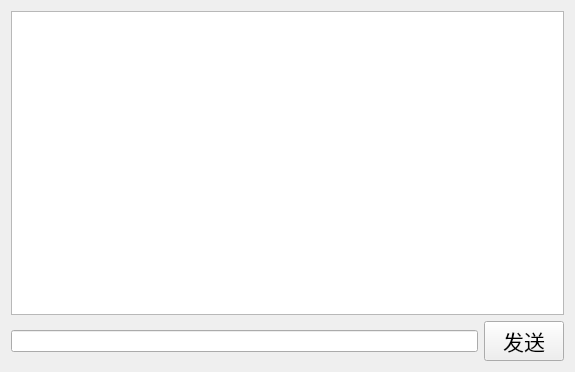
<?xml version="1.0" encoding="UTF-8"?>
<ui version="4.0">
 <class>Chat</class>
 <widget class="QWidget" name="Chat">
  <property name="geometry">
   <rect>
    <x>0</x>
    <y>0</y>
    <width>575</width>
    <height>372</height>
   </rect>
  </property>
  <property name="windowTitle">
   <string>Form</string>
  </property>
  <layout class="QVBoxLayout" name="verticalLayout">
   <item>
    <widget class="QTextEdit" name="show_TE">
     <property name="readOnly">
      <bool>true</bool>
     </property>
    </widget>
   </item>
   <item>
    <layout class="QHBoxLayout" name="horizontalLayout">
     <item>
      <widget class="QLineEdit" name="input_LE"/>
     </item>
     <item>
      <widget class="QPushButton" name="send_PB">
       <property name="font">
        <font>
         <family>Agency FB</family>
         <pointsize>16</pointsize>
        </font>
       </property>
       <property name="text">
        <string>发送</string>
       </property>
      </widget>
     </item>
    </layout>
   </item>
  </layout>
 </widget>
 <resources/>
 <connections/>
</ui>
